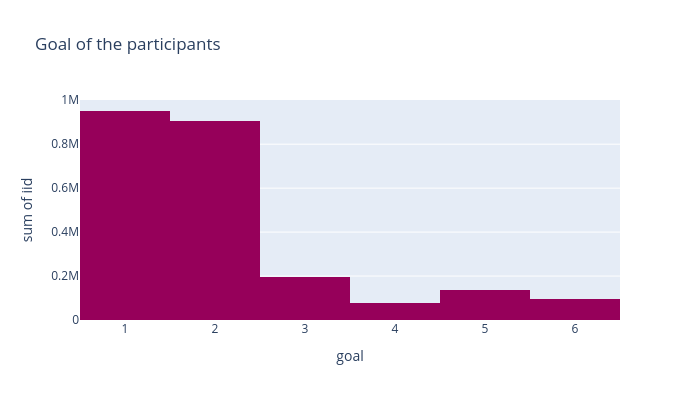

Here is the notebook cell this chart was saved with:
### Code cell
fig_goal=px.histogram(df,x="goal",y="iid",title="Goal of the participants",width=700,height=400,color_discrete_sequence = px.colors.sequential.Rainbow)
fig_goal.show()
# Seemed like a fun night out=1
# To meet new people=2
# To get a date=3
# Looking for a serious relationship=4
# To say I did it=5
# Other=6

### Figure 1 — Plotly figure (JSON) as saved in the notebook; plotly's stock layout.template omitted (floating-point values rounded to 4 significant figures; data arrays with more than 128 entries replaced by an {"elided": "..."} marker saying what was removed)
{"data": [{"alignmentgroup": "True", "bingroup": "x", "histfunc": "sum", "hovertemplate": "goal=%{x}<br>sum of iid=%{y}<extra></extra>", "legendgroup": "", "marker": {"color": "rgb(150,0,90)", "pattern": {"shape": ""}}, "name": "", "offsetgroup": "", "orientation": "v", "showlegend": false, "type": "histogram", "x": {"elided": "8378 int values"}, "xaxis": "x", "y": {"elided": "8378 int values"}, "yaxis": "y"}], "layout": {"barmode": "relative", "height": 400, "legend": {"tracegroupgap": 0}, "title": {"text": "Goal of the participants"}, "width": 700, "xaxis": {"anchor": "y", "domain": [0, 1], "title": {"text": "goal"}}, "yaxis": {"anchor": "x", "domain": [0, 1], "title": {"text": "sum of iid"}}}}
